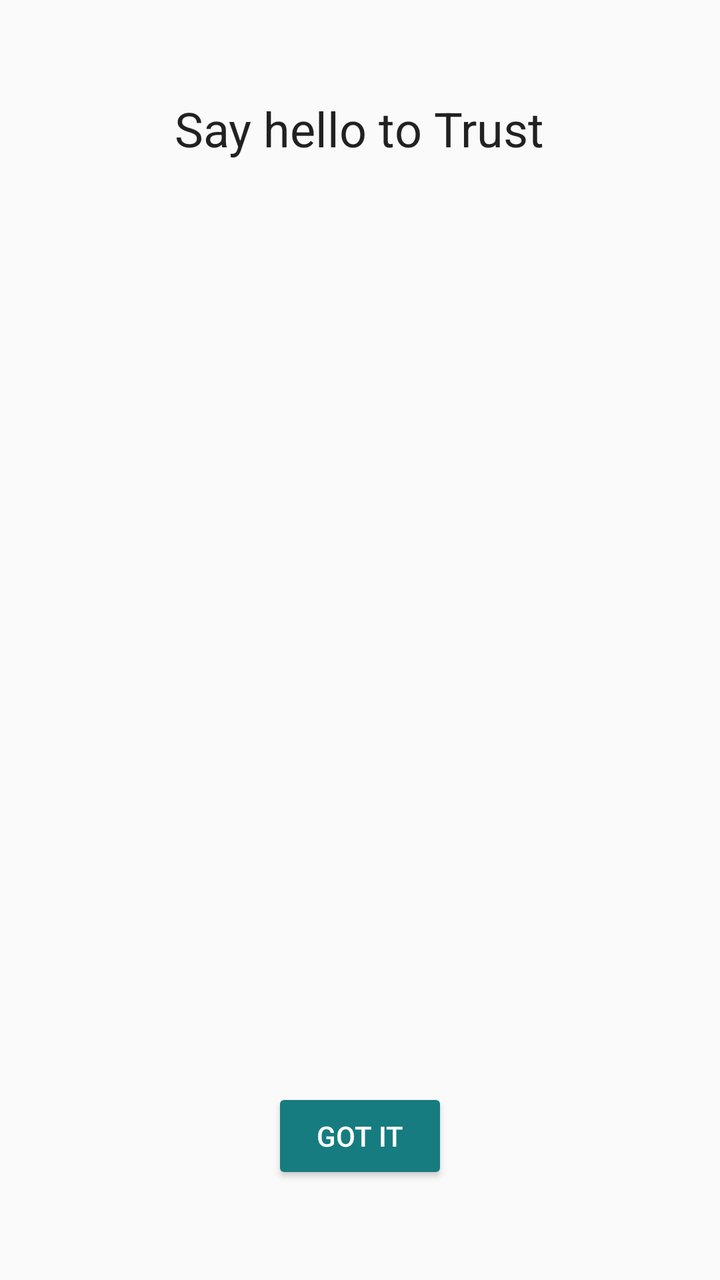
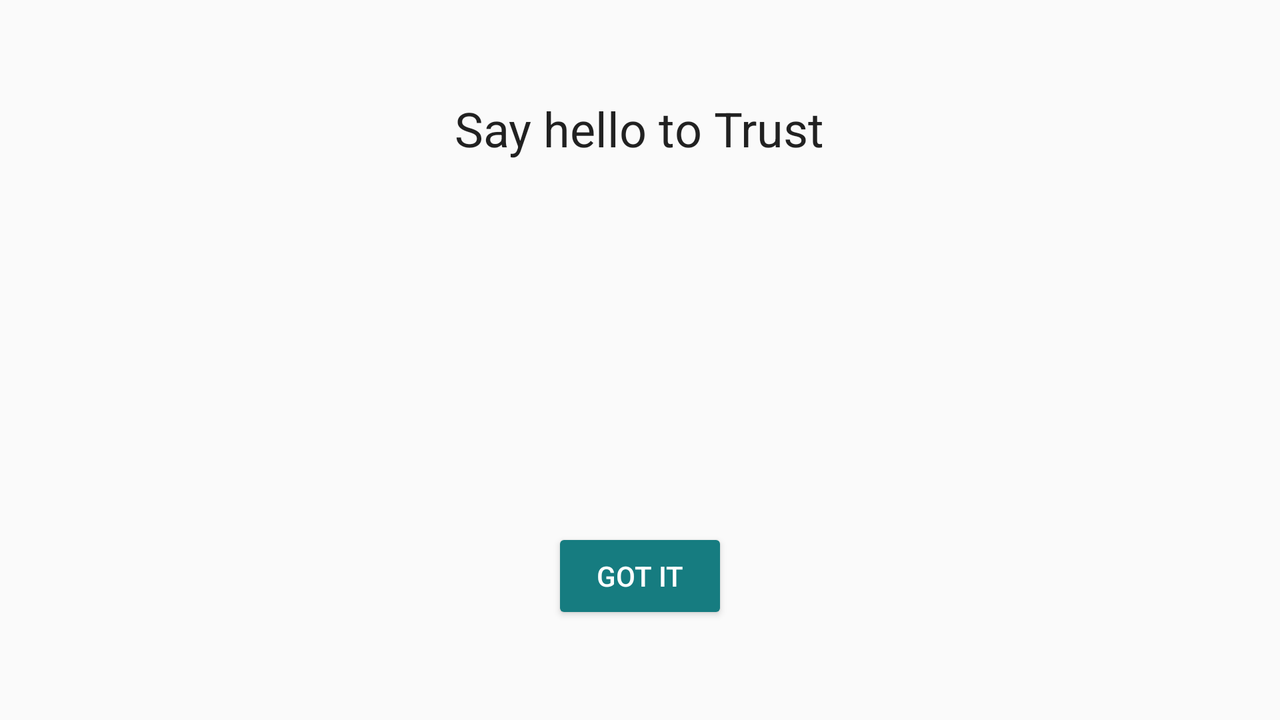

Compare how this app lays out the same screen by default and in its alternative resource folder. The renders come first, then the two layout files and the values they reference.
<!-- AndroidManifest.xml: activity theme OnBoardingStyle -->
<!-- res/layout/activity_trust_onboarding.xml -->
<RelativeLayout xmlns:android="http://schemas.android.com/apk/res/android"
    android:layout_width="match_parent"
    android:layout_height="match_parent">

    <TextView
        android:id="@+id/trust_onboarding_header"
        style="@style/TextAppearance.AppCompat.Headline"
        android:layout_width="wrap_content"
        android:layout_height="wrap_content"
        android:layout_marginTop="48dp"
        android:layout_centerHorizontal="true"
        android:maxLines="1"
        android:text="@string/trust_onboarding_title" />

    <LinearLayout
        android:layout_width="match_parent"
        android:layout_height="match_parent"
        android:layout_below="@id/trust_onboarding_header"
        android:layout_marginEnd="@dimen/trust_logo_horizontal_margin"
        android:layout_marginStart="@dimen/trust_logo_horizontal_margin"
        android:layout_marginTop="@dimen/trust_logo_vertical_margin"
        android:gravity="center_horizontal"
        android:orientation="vertical">

        <ImageView
            android:id="@+id/trust_onboarding_image"
            android:layout_width="@dimen/trust_logo_width"
            android:layout_height="@dimen/trust_logo_height"
            android:layout_marginEnd="48dp"
            android:layout_marginStart="48dp"
            android:adjustViewBounds="true"
            android:src="@drawable/avd_trust_onboarding"
            android:background="@drawable/ic_trust_onboarding_bg" />

        <TextView
            style="@style/TextAppearance.AppCompat.Subhead"
            android:layout_width="wrap_content"
            android:layout_height="wrap_content"
            android:paddingTop="16dp"
            android:text="@string/trust_onboarding_description"
            android:textAlignment="center"
            android:textColor="?android:attr/textColorSecondary" />

        <Button
            android:id="@+id/trust_onboarding_learn_more"
            style="@style/Widget.AppCompat.Button.Borderless.Colored"
            android:layout_width="wrap_content"
            android:layout_height="wrap_content"
            android:layout_marginTop="8dp"
            android:text="@string/trust_onboarding_learn_more" />
    </LinearLayout>

    <Button
        android:id="@+id/trust_onboarding_done"
        style="@style/Base.Widget.AppCompat.Button.Colored"
        android:layout_width="wrap_content"
        android:layout_height="wrap_content"
        android:layout_alignParentBottom="true"
        android:layout_centerHorizontal="true"
        android:layout_marginBottom="48dp"
        android:paddingBottom="8dp"
        android:paddingStart="16dp"
        android:paddingEnd="16dp"
        android:paddingTop="8dp"
        android:text="@string/trust_onboarding_done" />
</RelativeLayout>
<!-- resources referenced by this layout -->
<resources>
  <dimen name="trust_logo_height">-2px</dimen>
  <dimen name="trust_logo_horizontal_margin">40dp</dimen>
  <dimen name="trust_logo_vertical_margin">48dp</dimen>
  <dimen name="trust_logo_width">-1px</dimen>
  <!-- drawable avd_trust_onboarding: vector/xml drawable (drawable, 6310 chars, omitted) -->
  <!-- drawable ic_trust_onboarding_bg (drawable) -->
  <?xml version="1.0" encoding="utf-8"?>
  
  <vector xmlns:android="http://schemas.android.com/apk/res/android"
      android:width="256dp"
      android:height="256dp"
      android:viewportWidth="256"
      android:viewportHeight="256"
      android:tint="?android:attr/colorAccent">
  
      <path
          android:fillColor="#000000"
          android:pathData="M 28.4444 0L 227.556 0C 243.271 0 256 12.7289 256 28.4444L 256 128C 256 198.699 198.699 256 128 256C 57.3013 256 0 198.699 0 128L 0 28.4444C 0 12.7289 12.7289 0 28.4444 0Z" />
  </vector>
  <string name="trust_onboarding_description">Trust helps you keep your device secure and protect your privacy.\nThe Trust icon will only show when the contents of the page have been verified.</string>
  <string name="trust_onboarding_done">Got it</string>
  <string name="trust_onboarding_learn_more">Learn more</string>
  <string name="trust_onboarding_title">Say hello to Trust</string>
  <style name="OnBoardingStyle" parent="Theme.AppCompat.DayNight">
          <item name="colorAccent">#167c80</item>
          <item name="windowActionBar">false</item>
          <item name="windowNoTitle">true</item>
      </style>
</resources>
<!-- res/layout-land/activity_trust_onboarding.xml (the repository's variant of the layout above) -->
<!-- drawn on the phone turned sideways -->
<RelativeLayout xmlns:android="http://schemas.android.com/apk/res/android"
    android:layout_width="match_parent"
    android:layout_height="match_parent">

    <TextView
        android:id="@+id/trust_onboarding_header"
        style="@style/TextAppearance.AppCompat.Headline"
        android:layout_width="wrap_content"
        android:layout_height="wrap_content"
        android:layout_marginTop="48dp"
        android:layout_centerHorizontal="true"
        android:maxLines="1"
        android:text="@string/trust_onboarding_title" />

    <LinearLayout
        android:layout_width="match_parent"
        android:layout_height="match_parent"
        android:layout_below="@id/trust_onboarding_header"
        android:layout_marginEnd="@dimen/trust_logo_horizontal_margin"
        android:layout_marginStart="@dimen/trust_logo_horizontal_margin"
        android:layout_marginTop="@dimen/trust_logo_vertical_margin"
        android:gravity="center_vertical"
        android:orientation="horizontal">

        <ImageView
            android:id="@+id/trust_onboarding_image"
            android:layout_width="@dimen/trust_logo_width"
            android:layout_height="@dimen/trust_logo_height"
            android:layout_marginBottom="48dp"
            android:layout_marginEnd="48dp"
            android:layout_marginStart="48dp"
            android:layout_marginTop="24dp"
            android:adjustViewBounds="true"
            android:src="@drawable/avd_trust_onboarding"
            android:background="@drawable/ic_trust_onboarding_bg" />

        <LinearLayout
            android:layout_width="wrap_content"
            android:layout_height="match_parent"
            android:gravity="center_horizontal"
            android:orientation="vertical">

            <TextView
                style="@style/TextAppearance.AppCompat.Subhead"
                android:layout_width="wrap_content"
                android:layout_height="wrap_content"
                android:paddingTop="16dp"
                android:text="@string/trust_onboarding_description"
                android:textAlignment="center"
                android:textColor="?android:attr/textColorSecondary" />

            <Button
                android:id="@+id/trust_onboarding_learn_more"
                style="@style/Widget.AppCompat.Button.Borderless.Colored"
                android:layout_width="wrap_content"
                android:layout_height="wrap_content"
                android:layout_marginTop="8dp"
                android:text="@string/trust_onboarding_learn_more" />
        </LinearLayout>
    </LinearLayout>

    <Button
        android:id="@+id/trust_onboarding_done"
        style="@style/Base.Widget.AppCompat.Button.Colored"
        android:layout_width="wrap_content"
        android:layout_height="wrap_content"
        android:layout_alignParentBottom="true"
        android:layout_centerHorizontal="true"
        android:layout_marginBottom="48dp"
        android:paddingBottom="8dp"
        android:paddingStart="16dp"
        android:paddingEnd="16dp"
        android:paddingTop="8dp"
        android:text="@string/trust_onboarding_done" />
</RelativeLayout>
<!-- resources referenced by the variant -->
<!-- as the phone turned sideways resolves them -->
<resources>
  <!-- from res/values-land/ -->
  <dimen name="trust_logo_height">-1px</dimen>
  <!-- from res/values-land/ -->
  <dimen name="trust_logo_horizontal_margin">40dp</dimen>
  <!-- from res/values-land/ -->
  <dimen name="trust_logo_vertical_margin">0dp</dimen>
  <!-- from res/values-land/ -->
  <dimen name="trust_logo_width">-2px</dimen>
  <!-- drawable avd_trust_onboarding: vector/xml drawable (drawable, 6310 chars, omitted) -->
  <!-- drawable ic_trust_onboarding_bg (drawable) -->
  <?xml version="1.0" encoding="utf-8"?>
  
  <vector xmlns:android="http://schemas.android.com/apk/res/android"
      android:width="256dp"
      android:height="256dp"
      android:viewportWidth="256"
      android:viewportHeight="256"
      android:tint="?android:attr/colorAccent">
  
      <path
          android:fillColor="#000000"
          android:pathData="M 28.4444 0L 227.556 0C 243.271 0 256 12.7289 256 28.4444L 256 128C 256 198.699 198.699 256 128 256C 57.3013 256 0 198.699 0 128L 0 28.4444C 0 12.7289 12.7289 0 28.4444 0Z" />
  </vector>
  <string name="trust_onboarding_description">Trust helps you keep your device secure and protect your privacy.\nThe Trust icon will only show when the contents of the page have been verified.</string>
  <string name="trust_onboarding_done">Got it</string>
  <string name="trust_onboarding_learn_more">Learn more</string>
  <string name="trust_onboarding_title">Say hello to Trust</string>
  <style name="OnBoardingStyle" parent="Theme.AppCompat.DayNight">
          <item name="colorAccent">#167c80</item>
          <item name="windowActionBar">false</item>
          <item name="windowNoTitle">true</item>
      </style>
</resources>
